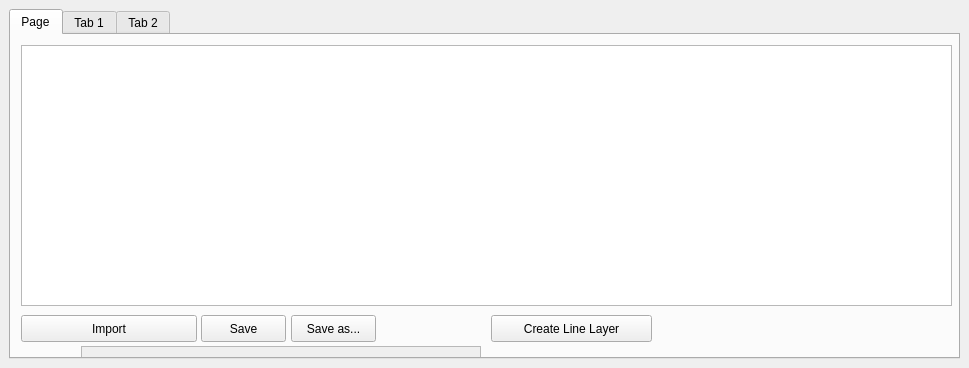
<?xml version="1.0" encoding="UTF-8"?>
<ui version="4.0">
 <class>BatPluginDockWidgetBase</class>
 <widget class="QDockWidget" name="BatPluginDockWidgetBase">
  <property name="geometry">
   <rect>
    <x>0</x>
    <y>0</y>
    <width>969</width>
    <height>368</height>
   </rect>
  </property>
  <property name="windowTitle">
   <string>BatPlugin</string>
  </property>
  <widget class="QWidget" name="dockWidgetContents">
   <layout class="QHBoxLayout" name="horizontalLayout_2">
    <item>
     <widget class="QTabWidget" name="tabWidget">
      <property name="currentIndex">
       <number>0</number>
      </property>
      <widget class="QWidget" name="init_tab">
       <attribute name="title">
        <string>Page</string>
       </attribute>
       <widget class="QPushButton" name="pushButton_3">
        <property name="geometry">
         <rect>
          <x>10</x>
          <y>280</y>
          <width>176</width>
          <height>27</height>
         </rect>
        </property>
        <property name="text">
         <string>Import</string>
        </property>
       </widget>
       <widget class="QTableView" name="tableView">
        <property name="geometry">
         <rect>
          <x>10</x>
          <y>10</y>
          <width>931</width>
          <height>261</height>
         </rect>
        </property>
       </widget>
       <widget class="QPushButton" name="pushButton_4">
        <property name="geometry">
         <rect>
          <x>190</x>
          <y>280</y>
          <width>85</width>
          <height>27</height>
         </rect>
        </property>
        <property name="text">
         <string>Save</string>
        </property>
       </widget>
       <widget class="QTextEdit" name="textEdit">
        <property name="enabled">
         <bool>false</bool>
        </property>
        <property name="geometry">
         <rect>
          <x>70</x>
          <y>311</y>
          <width>400</width>
          <height>49</height>
         </rect>
        </property>
       </widget>
       <widget class="QLabel" name="label_6">
        <property name="geometry">
         <rect>
          <x>11</x>
          <y>311</y>
          <width>53</width>
          <height>49</height>
         </rect>
        </property>
        <property name="text">
         <string>Project:</string>
        </property>
       </widget>
       <widget class="QPushButton" name="pushButton_5">
        <property name="geometry">
         <rect>
          <x>480</x>
          <y>280</y>
          <width>161</width>
          <height>27</height>
         </rect>
        </property>
        <property name="text">
         <string>Create Line Layer</string>
        </property>
       </widget>
       <widget class="QPushButton" name="pushButton">
        <property name="geometry">
         <rect>
          <x>280</x>
          <y>280</y>
          <width>85</width>
          <height>27</height>
         </rect>
        </property>
        <property name="text">
         <string>Save as...</string>
        </property>
       </widget>
      </widget>
      <widget class="QWidget" name="tab">
       <attribute name="title">
        <string>Tab 1</string>
       </attribute>
       <widget class="QWidget" name="formLayoutWidget">
        <property name="geometry">
         <rect>
          <x>40</x>
          <y>20</y>
          <width>160</width>
          <height>54</height>
         </rect>
        </property>
        <layout class="QFormLayout" name="formLayout">
         <property name="fieldGrowthPolicy">
          <enum>QFormLayout::AllNonFixedFieldsGrow</enum>
         </property>
         <item row="0" column="0">
          <widget class="QLabel" name="label">
           <property name="text">
            <string>Point</string>
           </property>
          </widget>
         </item>
         <item row="0" column="1">
          <widget class="QComboBox" name="comboBox"/>
         </item>
        </layout>
       </widget>
       <widget class="QPushButton" name="btnValider">
        <property name="geometry">
         <rect>
          <x>10</x>
          <y>170</y>
          <width>121</width>
          <height>25</height>
         </rect>
        </property>
        <property name="text">
         <string>valider</string>
        </property>
       </widget>
       <widget class="QPushButton" name="btnChoisir">
        <property name="geometry">
         <rect>
          <x>240</x>
          <y>30</y>
          <width>79</width>
          <height>25</height>
         </rect>
        </property>
        <property name="text">
         <string>choisir</string>
        </property>
       </widget>
       <widget class="QLabel" name="label_2">
        <property name="geometry">
         <rect>
          <x>420</x>
          <y>90</y>
          <width>161</width>
          <height>16</height>
         </rect>
        </property>
        <property name="text">
         <string>signal ComboBox</string>
        </property>
       </widget>
       <widget class="QPushButton" name="btnRecenter">
        <property name="geometry">
         <rect>
          <x>0</x>
          <y>120</y>
          <width>79</width>
          <height>25</height>
         </rect>
        </property>
        <property name="text">
         <string>recadrer</string>
        </property>
       </widget>
       <widget class="QPushButton" name="btnSelect1">
        <property name="geometry">
         <rect>
          <x>300</x>
          <y>160</y>
          <width>79</width>
          <height>25</height>
         </rect>
        </property>
        <property name="text">
         <string>select_1</string>
        </property>
       </widget>
       <widget class="QPushButton" name="btnSelect2">
        <property name="geometry">
         <rect>
          <x>430</x>
          <y>160</y>
          <width>79</width>
          <height>25</height>
         </rect>
        </property>
        <property name="text">
         <string>select_2</string>
        </property>
       </widget>
      </widget>
      <widget class="QWidget" name="tabNewPoint">
       <attribute name="title">
        <string>Tab 2</string>
       </attribute>
       <widget class="QWidget" name="verticalLayoutWidget">
        <property name="geometry">
         <rect>
          <x>30</x>
          <y>240</y>
          <width>291</width>
          <height>50</height>
         </rect>
        </property>
        <layout class="QVBoxLayout" name="verticalLayout"/>
       </widget>
       <widget class="QPushButton" name="calculNewPoint">
        <property name="geometry">
         <rect>
          <x>90</x>
          <y>60</y>
          <width>141</width>
          <height>27</height>
         </rect>
        </property>
        <property name="text">
         <string>Calcul new point</string>
        </property>
       </widget>
       <widget class="QLabel" name="labelNewPoint">
        <property name="geometry">
         <rect>
          <x>240</x>
          <y>40</y>
          <width>231</width>
          <height>61</height>
         </rect>
        </property>
        <property name="text">
         <string>TextLabel</string>
        </property>
       </widget>
      </widget>
     </widget>
    </item>
   </layout>
  </widget>
 </widget>
 <resources/>
 <connections/>
</ui>
